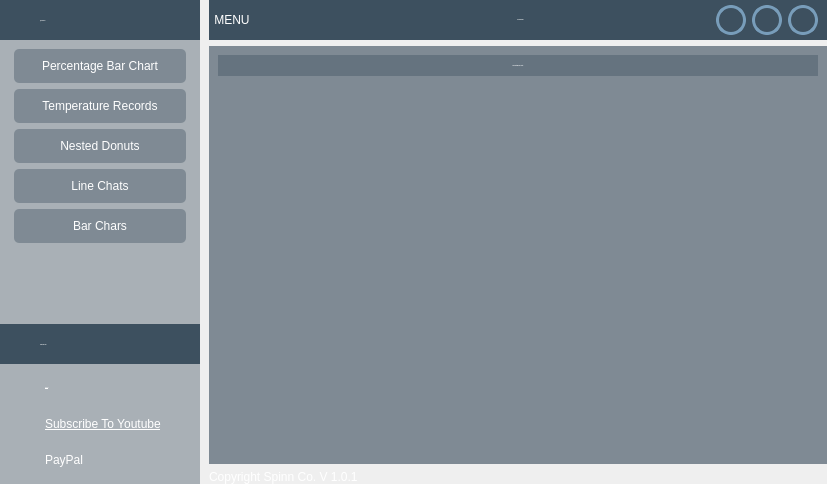
<?xml version="1.0" encoding="UTF-8"?>
<ui version="4.0">
 <class>MainWindow</class>
 <widget class="QMainWindow" name="MainWindow">
  <property name="geometry">
   <rect>
    <x>0</x>
    <y>0</y>
    <width>827</width>
    <height>484</height>
   </rect>
  </property>
  <property name="windowTitle">
   <string>MainWindow</string>
  </property>
  <property name="styleSheet">
   <string notr="true">*{color: #fff; border: none;}</string>
  </property>
  <widget class="QWidget" name="centralwidget">
   <property name="font">
    <font>
     <family>NovaFlat</family>
     <pointsize>-1</pointsize>
    </font>
   </property>
   <property name="styleSheet">
    <string notr="true">@font-face {
    font-family: NovaFlat;
    src: url(:/fonts/Nova_Flat/NovaFlat-Regular.ttf) format(&quot;truetype&quot;);
}
*{
color: #fff;
font-family: NovaFlat;
font-size: 12px;
border: nine;
}
#centralwidget{
background-color: rgb(33, 43, 51);
}

</string>
   </property>
   <layout class="QHBoxLayout" name="horizontalLayout">
    <property name="spacing">
     <number>0</number>
    </property>
    <property name="leftMargin">
     <number>0</number>
    </property>
    <property name="topMargin">
     <number>0</number>
    </property>
    <property name="rightMargin">
     <number>0</number>
    </property>
    <property name="bottomMargin">
     <number>0</number>
    </property>
    <item>
     <widget class="QFrame" name="left_menu_frame">
      <property name="minimumSize">
       <size>
        <width>0</width>
        <height>0</height>
       </size>
      </property>
      <property name="maximumSize">
       <size>
        <width>200</width>
        <height>16777215</height>
       </size>
      </property>
      <property name="styleSheet">
       <string notr="true">background-color: rgba(61, 80, 95, 100)</string>
      </property>
      <property name="frameShape">
       <enum>QFrame::StyledPanel</enum>
      </property>
      <property name="frameShadow">
       <enum>QFrame::Raised</enum>
      </property>
      <layout class="QVBoxLayout" name="verticalLayout">
       <property name="spacing">
        <number>0</number>
       </property>
       <property name="leftMargin">
        <number>0</number>
       </property>
       <property name="topMargin">
        <number>0</number>
       </property>
       <property name="rightMargin">
        <number>0</number>
       </property>
       <property name="bottomMargin">
        <number>0</number>
       </property>
       <item alignment="Qt::AlignTop">
        <widget class="QFrame" name="frame_3">
         <property name="maximumSize">
          <size>
           <width>16777215</width>
           <height>16777215</height>
          </size>
         </property>
         <property name="styleSheet">
          <string notr="true">background-color: rgb(61, 80, 95);</string>
         </property>
         <property name="frameShape">
          <enum>QFrame::StyledPanel</enum>
         </property>
         <property name="frameShadow">
          <enum>QFrame::Raised</enum>
         </property>
         <layout class="QHBoxLayout" name="horizontalLayout_2">
          <property name="spacing">
           <number>5</number>
          </property>
          <property name="leftMargin">
           <number>5</number>
          </property>
          <property name="topMargin">
           <number>5</number>
          </property>
          <property name="rightMargin">
           <number>0</number>
          </property>
          <property name="bottomMargin">
           <number>5</number>
          </property>
          <item>
           <widget class="QLabel" name="label_2">
            <property name="minimumSize">
             <size>
              <width>30</width>
              <height>30</height>
             </size>
            </property>
            <property name="maximumSize">
             <size>
              <width>30</width>
              <height>30</height>
             </size>
            </property>
            <property name="text">
             <string/>
            </property>
            <property name="pixmap">
             <pixmap resource="resources.qrc">:/icons/icons/pie-chart.svg</pixmap>
            </property>
            <property name="scaledContents">
             <bool>true</bool>
            </property>
            <property name="wordWrap">
             <bool>true</bool>
            </property>
           </widget>
          </item>
          <item>
           <widget class="QLabel" name="label">
            <property name="font">
             <font>
              <family>NovaFlat</family>
              <pointsize>-1</pointsize>
              <weight>75</weight>
              <bold>true</bold>
             </font>
            </property>
            <property name="text">
             <string>QT CHARTS</string>
            </property>
           </widget>
          </item>
         </layout>
        </widget>
       </item>
       <item>
        <widget class="QFrame" name="frame_4">
         <property name="sizePolicy">
          <sizepolicy hsizetype="Expanding" vsizetype="Expanding">
           <horstretch>0</horstretch>
           <verstretch>0</verstretch>
          </sizepolicy>
         </property>
         <property name="styleSheet">
          <string notr="true">QFrame{background: none;}
QPushButton{
padding: 10px;
border-radius: 5px;
}</string>
         </property>
         <property name="frameShape">
          <enum>QFrame::StyledPanel</enum>
         </property>
         <property name="frameShadow">
          <enum>QFrame::Raised</enum>
         </property>
         <layout class="QVBoxLayout" name="verticalLayout_3">
          <property name="spacing">
           <number>0</number>
          </property>
          <property name="leftMargin">
           <number>5</number>
          </property>
          <property name="topMargin">
           <number>0</number>
          </property>
          <property name="rightMargin">
           <number>5</number>
          </property>
          <property name="bottomMargin">
           <number>0</number>
          </property>
          <item alignment="Qt::AlignTop">
           <widget class="QFrame" name="frame_12">
            <property name="frameShape">
             <enum>QFrame::StyledPanel</enum>
            </property>
            <property name="frameShadow">
             <enum>QFrame::Raised</enum>
            </property>
            <layout class="QVBoxLayout" name="verticalLayout_4">
             <item>
              <widget class="QPushButton" name="percentage_bar_btn">
               <property name="text">
                <string>Percentage Bar Chart</string>
               </property>
               <property name="icon">
                <iconset resource="resources.qrc">
                 <normaloff>:/icons/icons/bar-chart-2.svg</normaloff>:/icons/icons/bar-chart-2.svg</iconset>
               </property>
              </widget>
             </item>
             <item>
              <widget class="QPushButton" name="temperature_bar_btn">
               <property name="text">
                <string>Temperature Records</string>
               </property>
               <property name="icon">
                <iconset resource="resources.qrc">
                 <normaloff>:/icons/icons/thermometer.svg</normaloff>:/icons/icons/thermometer.svg</iconset>
               </property>
              </widget>
             </item>
             <item>
              <widget class="QPushButton" name="nested_donut_btn">
               <property name="text">
                <string>Nested Donuts</string>
               </property>
               <property name="icon">
                <iconset resource="resources.qrc">
                 <normaloff>:/icons/icons/target.svg</normaloff>:/icons/icons/target.svg</iconset>
               </property>
              </widget>
             </item>
             <item>
              <widget class="QPushButton" name="line_chart_btn">
               <property name="text">
                <string>Line Chats</string>
               </property>
               <property name="icon">
                <iconset resource="resources.qrc">
                 <normaloff>:/icons/icons/git-merge.svg</normaloff>:/icons/icons/git-merge.svg</iconset>
               </property>
              </widget>
             </item>
             <item>
              <widget class="QPushButton" name="bar_charts_btn">
               <property name="text">
                <string>Bar Chars</string>
               </property>
               <property name="icon">
                <iconset resource="resources.qrc">
                 <normaloff>:/icons/icons/bar-chart.svg</normaloff>:/icons/icons/bar-chart.svg</iconset>
               </property>
              </widget>
             </item>
            </layout>
           </widget>
          </item>
         </layout>
        </widget>
       </item>
       <item alignment="Qt::AlignBottom">
        <widget class="QFrame" name="frame_5">
         <property name="styleSheet">
          <string notr="true">background-color: rgb(61, 80, 95);</string>
         </property>
         <property name="frameShape">
          <enum>QFrame::StyledPanel</enum>
         </property>
         <property name="frameShadow">
          <enum>QFrame::Raised</enum>
         </property>
         <layout class="QHBoxLayout" name="horizontalLayout_3">
          <property name="spacing">
           <number>5</number>
          </property>
          <property name="leftMargin">
           <number>5</number>
          </property>
          <property name="topMargin">
           <number>5</number>
          </property>
          <property name="rightMargin">
           <number>5</number>
          </property>
          <property name="bottomMargin">
           <number>5</number>
          </property>
          <item>
           <widget class="QLabel" name="label_4">
            <property name="minimumSize">
             <size>
              <width>30</width>
              <height>30</height>
             </size>
            </property>
            <property name="maximumSize">
             <size>
              <width>30</width>
              <height>30</height>
             </size>
            </property>
            <property name="text">
             <string/>
            </property>
            <property name="pixmap">
             <pixmap resource="resources.qrc">:/icons/icons/smile.svg</pixmap>
            </property>
            <property name="scaledContents">
             <bool>true</bool>
            </property>
           </widget>
          </item>
          <item>
           <widget class="QLabel" name="label_3">
            <property name="font">
             <font>
              <family>NovaFlat</family>
              <pointsize>-1</pointsize>
              <weight>75</weight>
              <bold>true</bold>
             </font>
            </property>
            <property name="text">
             <string>SUPPORT ME</string>
            </property>
           </widget>
          </item>
         </layout>
        </widget>
       </item>
       <item alignment="Qt::AlignBottom">
        <widget class="QFrame" name="frame_6">
         <property name="styleSheet">
          <string notr="true">QFrame{background: none;}</string>
         </property>
         <property name="frameShape">
          <enum>QFrame::StyledPanel</enum>
         </property>
         <property name="frameShadow">
          <enum>QFrame::Raised</enum>
         </property>
         <layout class="QGridLayout" name="gridLayout">
          <item row="0" column="1">
           <widget class="QLabel" name="label_5">
            <property name="font">
             <font>
              <family>NovaFlat</family>
              <pointsize>-1</pointsize>
              <weight>50</weight>
              <bold>false</bold>
             </font>
            </property>
            <property name="styleSheet">
             <string notr="true"/>
            </property>
            <property name="text">
             <string>&lt;html&gt;&lt;head/&gt;&lt;body&gt;&lt;p&gt;&lt;a href=&quot;https://www.patreon.com/spinntv&quot;&gt;&lt;span style=&quot; text-decoration: underline; color:#fff;&quot;&gt;Patreon&lt;/span&gt;&lt;/a&gt;&lt;/p&gt;&lt;/body&gt;&lt;/html&gt;</string>
            </property>
           </widget>
          </item>
          <item row="2" column="1">
           <widget class="QLabel" name="label_7">
            <property name="text">
             <string>PayPal</string>
            </property>
           </widget>
          </item>
          <item row="1" column="1">
           <widget class="QLabel" name="label_6">
            <property name="text">
             <string>&lt;html&gt;&lt;head/&gt;&lt;body&gt;&lt;p&gt;&lt;a href=&quot;https://www.youtube.com/c/SpinnTV/&quot;&gt;&lt;span style=&quot; text-decoration: underline; color:#fff;&quot;&gt;Subscribe To Youtube&lt;/span&gt;&lt;/a&gt;&lt;/p&gt;&lt;/body&gt;&lt;/html&gt;</string>
            </property>
           </widget>
          </item>
          <item row="0" column="0">
           <widget class="QLabel" name="label_8">
            <property name="minimumSize">
             <size>
              <width>30</width>
              <height>30</height>
             </size>
            </property>
            <property name="maximumSize">
             <size>
              <width>30</width>
              <height>30</height>
             </size>
            </property>
            <property name="text">
             <string/>
            </property>
            <property name="pixmap">
             <pixmap resource="resources.qrc">:/images/images/icons8-patreon-50.png</pixmap>
            </property>
            <property name="scaledContents">
             <bool>true</bool>
            </property>
            <property name="alignment">
             <set>Qt::AlignCenter</set>
            </property>
           </widget>
          </item>
          <item row="1" column="0">
           <widget class="QLabel" name="label_9">
            <property name="minimumSize">
             <size>
              <width>30</width>
              <height>30</height>
             </size>
            </property>
            <property name="maximumSize">
             <size>
              <width>30</width>
              <height>30</height>
             </size>
            </property>
            <property name="text">
             <string/>
            </property>
            <property name="pixmap">
             <pixmap resource="resources.qrc">:/images/images/icons8-youtube-studio-50.png</pixmap>
            </property>
            <property name="scaledContents">
             <bool>true</bool>
            </property>
            <property name="alignment">
             <set>Qt::AlignCenter</set>
            </property>
           </widget>
          </item>
          <item row="2" column="0">
           <widget class="QLabel" name="label_10">
            <property name="minimumSize">
             <size>
              <width>30</width>
              <height>30</height>
             </size>
            </property>
            <property name="maximumSize">
             <size>
              <width>30</width>
              <height>30</height>
             </size>
            </property>
            <property name="text">
             <string/>
            </property>
            <property name="pixmap">
             <pixmap resource="resources.qrc">:/images/images/icons8-paypal-50.png</pixmap>
            </property>
            <property name="scaledContents">
             <bool>true</bool>
            </property>
            <property name="alignment">
             <set>Qt::AlignCenter</set>
            </property>
           </widget>
          </item>
         </layout>
        </widget>
       </item>
      </layout>
     </widget>
    </item>
    <item>
     <widget class="QFrame" name="main_body_frame">
      <property name="frameShape">
       <enum>QFrame::StyledPanel</enum>
      </property>
      <property name="frameShadow">
       <enum>QFrame::Raised</enum>
      </property>
      <layout class="QVBoxLayout" name="verticalLayout_2">
       <property name="topMargin">
        <number>0</number>
       </property>
       <property name="rightMargin">
        <number>0</number>
       </property>
       <property name="bottomMargin">
        <number>0</number>
       </property>
       <item alignment="Qt::AlignTop">
        <widget class="QFrame" name="header_frame">
         <property name="minimumSize">
          <size>
           <width>0</width>
           <height>32</height>
          </size>
         </property>
         <property name="maximumSize">
          <size>
           <width>16777215</width>
           <height>16777215</height>
          </size>
         </property>
         <property name="styleSheet">
          <string notr="true">QFrame{background-color: rgb(61, 80, 95);}</string>
         </property>
         <property name="frameShape">
          <enum>QFrame::StyledPanel</enum>
         </property>
         <property name="frameShadow">
          <enum>QFrame::Raised</enum>
         </property>
         <layout class="QHBoxLayout" name="horizontalLayout_4">
          <property name="spacing">
           <number>5</number>
          </property>
          <property name="leftMargin">
           <number>5</number>
          </property>
          <property name="topMargin">
           <number>5</number>
          </property>
          <property name="rightMargin">
           <number>0</number>
          </property>
          <property name="bottomMargin">
           <number>5</number>
          </property>
          <item alignment="Qt::AlignLeft">
           <widget class="QPushButton" name="open_close_side_bar_btn">
            <property name="text">
             <string>MENU</string>
            </property>
            <property name="icon">
             <iconset resource="resources.qrc">
              <normaloff>:/icons/icons/align-center.svg</normaloff>:/icons/icons/align-center.svg</iconset>
            </property>
            <property name="iconSize">
             <size>
              <width>32</width>
              <height>32</height>
             </size>
            </property>
           </widget>
          </item>
          <item alignment="Qt::AlignHCenter|Qt::AlignVCenter">
           <widget class="QFrame" name="frame_10">
            <property name="frameShape">
             <enum>QFrame::StyledPanel</enum>
            </property>
            <property name="frameShadow">
             <enum>QFrame::Raised</enum>
            </property>
            <layout class="QHBoxLayout" name="horizontalLayout_6">
             <property name="spacing">
              <number>0</number>
             </property>
             <property name="leftMargin">
              <number>0</number>
             </property>
             <property name="topMargin">
              <number>0</number>
             </property>
             <property name="rightMargin">
              <number>0</number>
             </property>
             <property name="bottomMargin">
              <number>0</number>
             </property>
             <item alignment="Qt::AlignHCenter|Qt::AlignBottom">
              <widget class="QLabel" name="label_11">
               <property name="font">
                <font>
                 <family>NovaFlat</family>
                 <pointsize>-1</pointsize>
                 <weight>75</weight>
                 <bold>true</bold>
                </font>
               </property>
               <property name="text">
                <string>DASHBOARD</string>
               </property>
               <property name="alignment">
                <set>Qt::AlignCenter</set>
               </property>
              </widget>
             </item>
            </layout>
           </widget>
          </item>
          <item alignment="Qt::AlignRight|Qt::AlignTop">
           <widget class="QFrame" name="frame_11">
            <property name="styleSheet">
             <string notr="true">QPushButton{
	background-color: rgb(61, 80, 95);
	border-radius: 15px;
	border: 3px solid rgb(120, 157, 186);
}
QPushButton:hover{
	background-color: rgb(120, 157, 186);
}</string>
            </property>
            <property name="frameShape">
             <enum>QFrame::StyledPanel</enum>
            </property>
            <property name="frameShadow">
             <enum>QFrame::Raised</enum>
            </property>
            <layout class="QHBoxLayout" name="horizontalLayout_5">
             <property name="topMargin">
              <number>0</number>
             </property>
             <property name="bottomMargin">
              <number>0</number>
             </property>
             <item>
              <widget class="QPushButton" name="minimize_window_button">
               <property name="minimumSize">
                <size>
                 <width>30</width>
                 <height>30</height>
                </size>
               </property>
               <property name="maximumSize">
                <size>
                 <width>30</width>
                 <height>30</height>
                </size>
               </property>
               <property name="text">
                <string/>
               </property>
               <property name="icon">
                <iconset resource="resources.qrc">
                 <normaloff>:/icons/icons/minus.svg</normaloff>:/icons/icons/minus.svg</iconset>
               </property>
              </widget>
             </item>
             <item>
              <widget class="QPushButton" name="restore_window_button">
               <property name="minimumSize">
                <size>
                 <width>30</width>
                 <height>30</height>
                </size>
               </property>
               <property name="maximumSize">
                <size>
                 <width>30</width>
                 <height>30</height>
                </size>
               </property>
               <property name="text">
                <string/>
               </property>
               <property name="icon">
                <iconset resource="resources.qrc">
                 <normaloff>:/icons/icons/maximize-2.svg</normaloff>:/icons/icons/maximize-2.svg</iconset>
               </property>
              </widget>
             </item>
             <item>
              <widget class="QPushButton" name="close_window_button">
               <property name="minimumSize">
                <size>
                 <width>30</width>
                 <height>30</height>
                </size>
               </property>
               <property name="maximumSize">
                <size>
                 <width>30</width>
                 <height>30</height>
                </size>
               </property>
               <property name="text">
                <string/>
               </property>
               <property name="icon">
                <iconset resource="resources.qrc">
                 <normaloff>:/icons/icons/x.svg</normaloff>:/icons/icons/x.svg</iconset>
               </property>
              </widget>
             </item>
            </layout>
           </widget>
          </item>
         </layout>
        </widget>
       </item>
       <item>
        <widget class="QFrame" name="frame_8">
         <property name="sizePolicy">
          <sizepolicy hsizetype="Preferred" vsizetype="Expanding">
           <horstretch>0</horstretch>
           <verstretch>0</verstretch>
          </sizepolicy>
         </property>
         <property name="frameShape">
          <enum>QFrame::StyledPanel</enum>
         </property>
         <property name="frameShadow">
          <enum>QFrame::Raised</enum>
         </property>
         <layout class="QVBoxLayout" name="verticalLayout_5">
          <property name="spacing">
           <number>0</number>
          </property>
          <property name="leftMargin">
           <number>0</number>
          </property>
          <property name="topMargin">
           <number>0</number>
          </property>
          <property name="rightMargin">
           <number>0</number>
          </property>
          <property name="bottomMargin">
           <number>0</number>
          </property>
          <item>
           <widget class="QStackedWidget" name="stackedWidget">
            <property name="styleSheet">
             <string notr="true">background-color: rgba(61, 80, 95, 100)</string>
            </property>
            <widget class="QWidget" name="percentage_bar_chart">
             <layout class="QVBoxLayout" name="verticalLayout_6">
              <item alignment="Qt::AlignTop">
               <widget class="QFrame" name="frame_13">
                <property name="frameShape">
                 <enum>QFrame::StyledPanel</enum>
                </property>
                <property name="frameShadow">
                 <enum>QFrame::Raised</enum>
                </property>
                <layout class="QVBoxLayout" name="verticalLayout_7">
                 <item alignment="Qt::AlignTop">
                  <widget class="QLabel" name="label_13">
                   <property name="font">
                    <font>
                     <family>NovaFlat</family>
                     <pointsize>-1</pointsize>
                     <weight>75</weight>
                     <bold>true</bold>
                    </font>
                   </property>
                   <property name="styleSheet">
                    <string notr="true">background-color: none;</string>
                   </property>
                   <property name="text">
                    <string>Percentage Bar Chart</string>
                   </property>
                   <property name="alignment">
                    <set>Qt::AlignCenter</set>
                   </property>
                  </widget>
                 </item>
                </layout>
               </widget>
              </item>
              <item>
               <widget class="QFrame" name="frame">
                <property name="sizePolicy">
                 <sizepolicy hsizetype="Expanding" vsizetype="Expanding">
                  <horstretch>0</horstretch>
                  <verstretch>0</verstretch>
                 </sizepolicy>
                </property>
                <property name="minimumSize">
                 <size>
                  <width>0</width>
                  <height>300</height>
                 </size>
                </property>
                <property name="styleSheet">
                 <string notr="true">QFrame{background-color: none;}</string>
                </property>
                <property name="frameShape">
                 <enum>QFrame::StyledPanel</enum>
                </property>
                <property name="frameShadow">
                 <enum>QFrame::Raised</enum>
                </property>
                <layout class="QGridLayout" name="percentage_bar_chart_cont"/>
               </widget>
              </item>
             </layout>
            </widget>
            <widget class="QWidget" name="nested_donuts">
             <layout class="QVBoxLayout" name="verticalLayout_11">
              <item>
               <widget class="QFrame" name="frame_15">
                <property name="frameShape">
                 <enum>QFrame::StyledPanel</enum>
                </property>
                <property name="frameShadow">
                 <enum>QFrame::Raised</enum>
                </property>
                <layout class="QVBoxLayout" name="verticalLayout_10">
                 <item alignment="Qt::AlignTop">
                  <widget class="QLabel" name="label_15">
                   <property name="font">
                    <font>
                     <family>NovaFlat</family>
                     <pointsize>-1</pointsize>
                     <weight>75</weight>
                     <bold>true</bold>
                    </font>
                   </property>
                   <property name="styleSheet">
                    <string notr="true">background-color: none;</string>
                   </property>
                   <property name="text">
                    <string>Percentage Bar Chart</string>
                   </property>
                   <property name="alignment">
                    <set>Qt::AlignCenter</set>
                   </property>
                  </widget>
                 </item>
                </layout>
               </widget>
              </item>
              <item>
               <widget class="QFrame" name="frame_7">
                <property name="sizePolicy">
                 <sizepolicy hsizetype="Expanding" vsizetype="Expanding">
                  <horstretch>0</horstretch>
                  <verstretch>0</verstretch>
                 </sizepolicy>
                </property>
                <property name="minimumSize">
                 <size>
                  <width>0</width>
                  <height>300</height>
                 </size>
                </property>
                <property name="styleSheet">
                 <string notr="true">QFrame{background-color: none;}</string>
                </property>
                <property name="frameShape">
                 <enum>QFrame::StyledPanel</enum>
                </property>
                <property name="frameShadow">
                 <enum>QFrame::Raised</enum>
                </property>
                <layout class="QGridLayout" name="nested_donut_chart_cont"/>
               </widget>
              </item>
             </layout>
            </widget>
            <widget class="QWidget" name="line_charts">
             <layout class="QVBoxLayout" name="verticalLayout_13">
              <item>
               <widget class="QFrame" name="frame_17">
                <property name="frameShape">
                 <enum>QFrame::StyledPanel</enum>
                </property>
                <property name="frameShadow">
                 <enum>QFrame::Raised</enum>
                </property>
                <layout class="QVBoxLayout" name="verticalLayout_12">
                 <item alignment="Qt::AlignTop">
                  <widget class="QLabel" name="label_16">
                   <property name="font">
                    <font>
                     <family>NovaFlat</family>
                     <pointsize>-1</pointsize>
                     <weight>75</weight>
                     <bold>true</bold>
                    </font>
                   </property>
                   <property name="styleSheet">
                    <string notr="true">background-color: none;</string>
                   </property>
                   <property name="text">
                    <string>LINE CHARTS</string>
                   </property>
                   <property name="alignment">
                    <set>Qt::AlignCenter</set>
                   </property>
                  </widget>
                 </item>
                </layout>
               </widget>
              </item>
              <item>
               <widget class="QFrame" name="frame_16">
                <property name="sizePolicy">
                 <sizepolicy hsizetype="Expanding" vsizetype="Expanding">
                  <horstretch>0</horstretch>
                  <verstretch>0</verstretch>
                 </sizepolicy>
                </property>
                <property name="minimumSize">
                 <size>
                  <width>0</width>
                  <height>300</height>
                 </size>
                </property>
                <property name="styleSheet">
                 <string notr="true">QFrame{background-color: none;}</string>
                </property>
                <property name="frameShape">
                 <enum>QFrame::StyledPanel</enum>
                </property>
                <property name="frameShadow">
                 <enum>QFrame::Raised</enum>
                </property>
                <layout class="QGridLayout" name="line_charts_cont"/>
               </widget>
              </item>
             </layout>
            </widget>
            <widget class="QWidget" name="bar_charts">
             <layout class="QVBoxLayout" name="verticalLayout_15">
              <item>
               <widget class="QFrame" name="frame_19">
                <property name="frameShape">
                 <enum>QFrame::StyledPanel</enum>
                </property>
                <property name="frameShadow">
                 <enum>QFrame::Raised</enum>
                </property>
                <layout class="QVBoxLayout" name="verticalLayout_14">
                 <item alignment="Qt::AlignTop">
                  <widget class="QLabel" name="label_17">
                   <property name="font">
                    <font>
                     <family>NovaFlat</family>
                     <pointsize>-1</pointsize>
                     <weight>75</weight>
                     <bold>true</bold>
                    </font>
                   </property>
                   <property name="styleSheet">
                    <string notr="true">background-color: none;</string>
                   </property>
                   <property name="text">
                    <string>BAR CHARTS</string>
                   </property>
                   <property name="alignment">
                    <set>Qt::AlignCenter</set>
                   </property>
                  </widget>
                 </item>
                </layout>
               </widget>
              </item>
              <item>
               <widget class="QFrame" name="frame_18">
                <property name="sizePolicy">
                 <sizepolicy hsizetype="Expanding" vsizetype="Expanding">
                  <horstretch>0</horstretch>
                  <verstretch>0</verstretch>
                 </sizepolicy>
                </property>
                <property name="minimumSize">
                 <size>
                  <width>0</width>
                  <height>300</height>
                 </size>
                </property>
                <property name="styleSheet">
                 <string notr="true">QFrame{background-color: none;}</string>
                </property>
                <property name="frameShape">
                 <enum>QFrame::StyledPanel</enum>
                </property>
                <property name="frameShadow">
                 <enum>QFrame::Raised</enum>
                </property>
                <layout class="QGridLayout" name="bar_charts_cont"/>
               </widget>
              </item>
             </layout>
            </widget>
            <widget class="QWidget" name="temperature_bar_chart">
             <layout class="QVBoxLayout" name="verticalLayout_9">
              <item>
               <widget class="QFrame" name="frame_14">
                <property name="frameShape">
                 <enum>QFrame::StyledPanel</enum>
                </property>
                <property name="frameShadow">
                 <enum>QFrame::Raised</enum>
                </property>
                <layout class="QVBoxLayout" name="verticalLayout_8">
                 <item alignment="Qt::AlignTop">
                  <widget class="QLabel" name="label_14">
                   <property name="font">
                    <font>
                     <family>NovaFlat</family>
                     <pointsize>-1</pointsize>
                     <weight>75</weight>
                     <bold>true</bold>
                    </font>
                   </property>
                   <property name="styleSheet">
                    <string notr="true">background-color: none;</string>
                   </property>
                   <property name="text">
                    <string>Temperature Bar Chart</string>
                   </property>
                   <property name="alignment">
                    <set>Qt::AlignCenter</set>
                   </property>
                  </widget>
                 </item>
                </layout>
               </widget>
              </item>
              <item>
               <widget class="QFrame" name="frame_2">
                <property name="sizePolicy">
                 <sizepolicy hsizetype="Expanding" vsizetype="Expanding">
                  <horstretch>0</horstretch>
                  <verstretch>0</verstretch>
                 </sizepolicy>
                </property>
                <property name="minimumSize">
                 <size>
                  <width>0</width>
                  <height>300</height>
                 </size>
                </property>
                <property name="styleSheet">
                 <string notr="true">QFrame{background-color: none;}</string>
                </property>
                <property name="frameShape">
                 <enum>QFrame::StyledPanel</enum>
                </property>
                <property name="frameShadow">
                 <enum>QFrame::Raised</enum>
                </property>
                <layout class="QGridLayout" name="temperature_bar_chart_cont"/>
               </widget>
              </item>
             </layout>
            </widget>
           </widget>
          </item>
         </layout>
        </widget>
       </item>
       <item alignment="Qt::AlignBottom">
        <widget class="QFrame" name="frame_9">
         <property name="frameShape">
          <enum>QFrame::StyledPanel</enum>
         </property>
         <property name="frameShadow">
          <enum>QFrame::Raised</enum>
         </property>
         <layout class="QHBoxLayout" name="horizontalLayout_7">
          <property name="spacing">
           <number>0</number>
          </property>
          <property name="leftMargin">
           <number>0</number>
          </property>
          <property name="topMargin">
           <number>0</number>
          </property>
          <property name="rightMargin">
           <number>0</number>
          </property>
          <property name="bottomMargin">
           <number>0</number>
          </property>
          <item>
           <widget class="QLabel" name="label_12">
            <property name="text">
             <string>Copyright Spinn Co. V 1.0.1</string>
            </property>
           </widget>
          </item>
          <item>
           <widget class="QPushButton" name="size_grip">
            <property name="minimumSize">
             <size>
              <width>10</width>
              <height>10</height>
             </size>
            </property>
            <property name="maximumSize">
             <size>
              <width>10</width>
              <height>10</height>
             </size>
            </property>
            <property name="text">
             <string/>
            </property>
           </widget>
          </item>
         </layout>
        </widget>
       </item>
      </layout>
     </widget>
    </item>
   </layout>
  </widget>
 </widget>
 <resources>
  <include location="resources.qrc"/>
 </resources>
 <connections/>
</ui>
